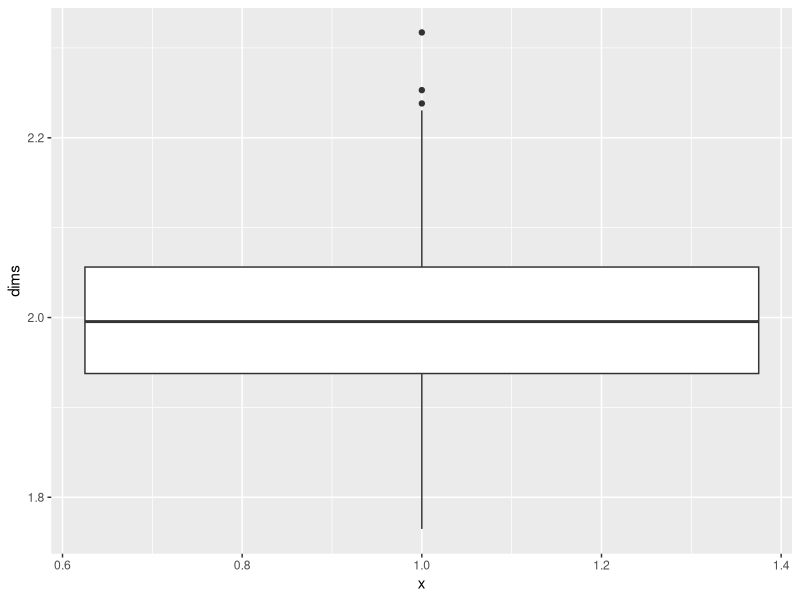
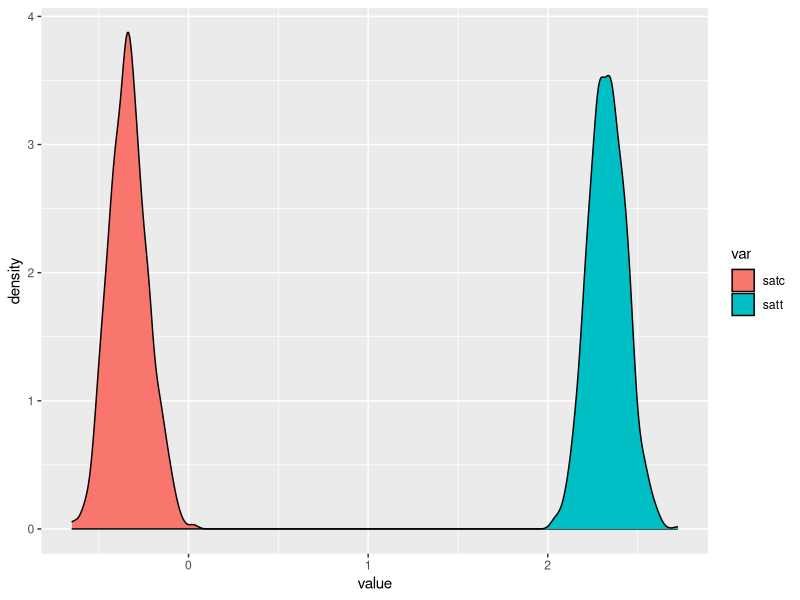
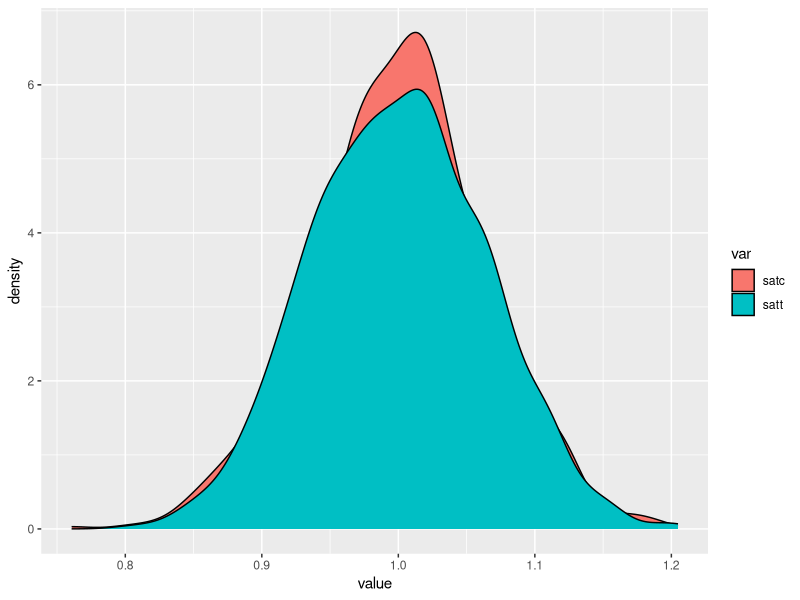
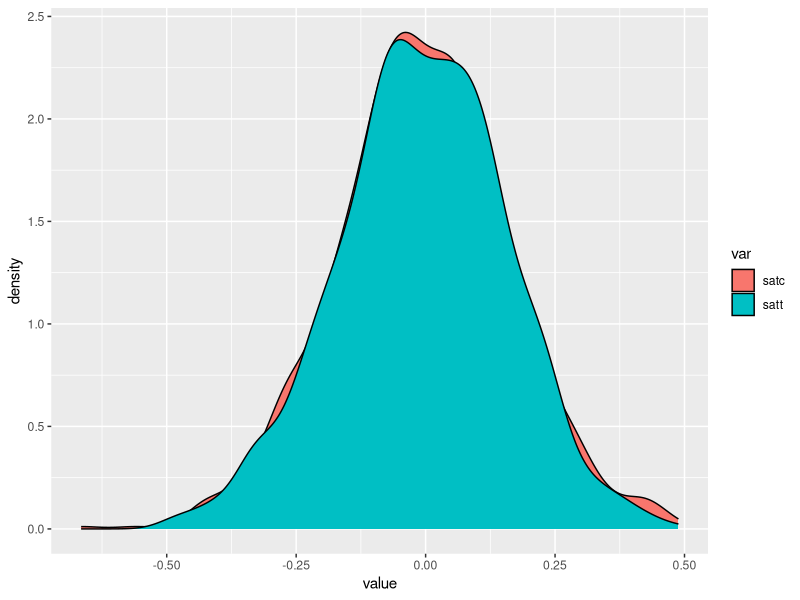
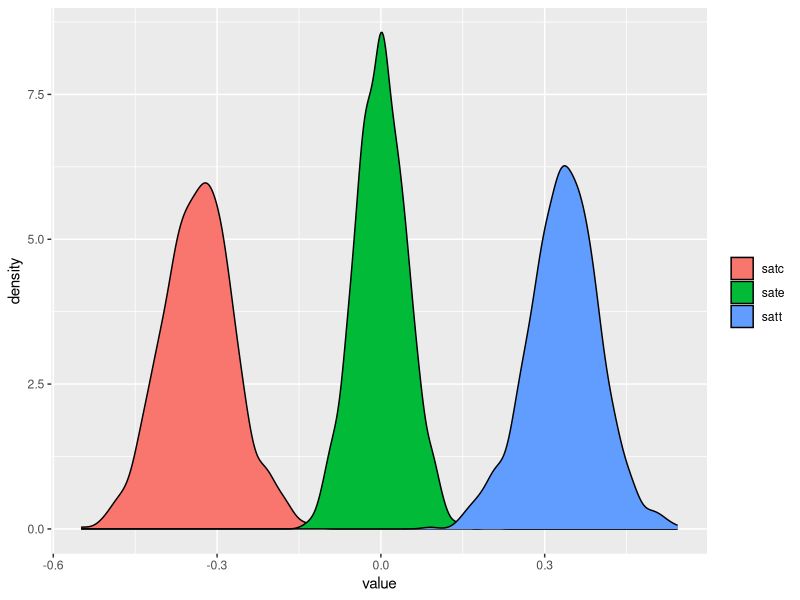
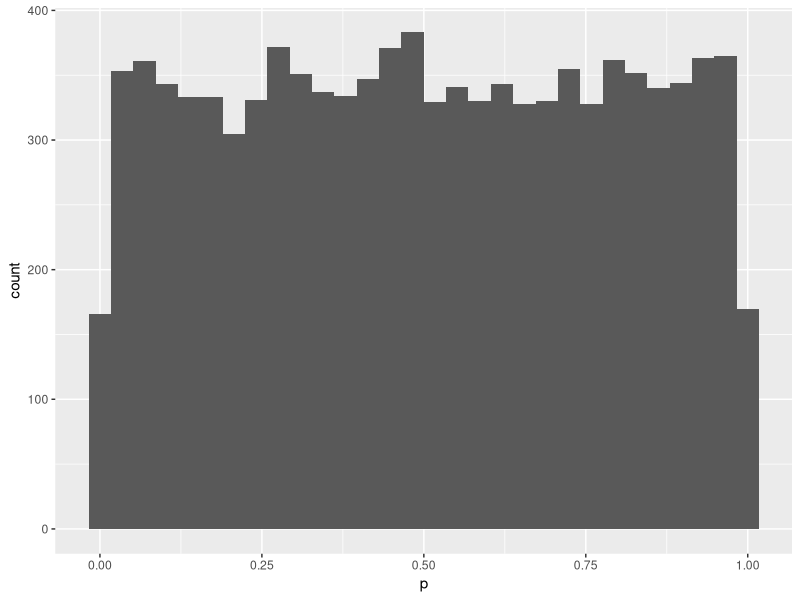

Recreate these plots in R, in order.
## ---- chunk 1
library(tidyverse)
## ---- chunk 2
dgp_p2 <- function(n) {
  tibble(
    x = runif(n, 0, 1),
    d = rbinom(n, 1, 0.25 + 0.5*x),
    y_0 = rnorm(n, 0, 2*x^2 + 1),
    y_1 = rnorm(n, 2, 1)
  )
}

dims <- c()
for(i in 1:1000) {
  data <- dgp_p2(1000)
  dim <- data %>% 
    mutate(y = case_when(
      d == 1 ~ y_1,
      d == 0 ~ y_0
    )) %>% 
    group_by(d) %>% 
    summarise(each = mean(y))
  
  dims <- c(dims, dim$each[2] - dim$each[1])
}

tibble(
  x = dims
) %>% 
  ggplot(aes(x = 1, y = dims)) +
  geom_boxplot()



## ---- chunk 3
# helper function to run the simulation in each part
run_sim <- function(n, .f) {
  
  # .f will be the DGP function for each part
  .f = as_mapper(.f)
  res <- data.frame()
  
  # for 1000 iterations generate data using the dgp
  # then calculate the satc, satt, and sate and output the results
  for(i in 1:1000) {
    data <- .f(1000)
    satc <- data %>% 
      filter(d == 0) %>% 
      summarise(satc = mean(Y_1 - Y_0)) %>% 
      pull()

    satt <- data %>% 
      filter(d == 1) %>% 
      summarise(satt = mean(Y_1 - Y_0)) %>% 
      pull()
    
    sate <- data %>% 
      summarise(sate = mean(Y_1 - Y_0)) %>% 
      pull()
  
    res <- rbind(res, tibble(satc = satc, satt = satt, sate = sate))
  }
  
  res <- res %>% 
    pivot_longer(cols = 1:3, names_to = "var", values_to = "value")
  
  return(res)
  
}
## ---- chunk 4
dgp_a <- function(n) {
  tibble(
    x = runif(n, -1, 1),
    d = rbinom(n , 1, 0.5 + 0.5*x),
    Y_0 = x + rnorm(n, 0, 1),
    Y_1 = 1 + 5*x + rnorm(n, 0 , 1) 
  )
}

a_res <- run_sim(1000, dgp_a)

a_res %>% 
  filter(var != "sate") %>% 
  ggplot(aes(x = value, fill = var)) +
    geom_density()

## ---- chunk 5
dgp_b <- function(n) {
  tibble(
    x = runif(n, -1, 1),
    d = rbinom(n , 1, 0.5 + 0.5*x),
    Y_0 = x + rnorm(n, 0, 1),
    Y_1 = 1 + x + rnorm(n, 0 , 1) 
  )
}


b_res <- run_sim(1000, dgp_b)

b_res %>% 
  filter(var != "sate") %>% 
  ggplot(aes(x = value, fill = var)) +
    geom_density()

## ---- chunk 6
dgp_c <- function(n) {
  tibble(
    x = runif(n, -1, 1),
    d = rbinom(n , 1, 0.5),
    Y_0 = 1 - x + rnorm(n, 0, 1),
    Y_1 = 1 + 5*x + rnorm(n, 0 , 1) 
  )
}


c_res <- run_sim(1000, dgp_c)

c_res %>% 
  filter(var != "sate") %>% 
  ggplot(aes(x = value, fill = var)) +
    geom_density()

## ---- chunk 7
dgp_f <- function(n) {
  x <- runif(n, -1, 1)
  d <- rbinom(n , 1, 0.5 + 0.5*x)
  Y_0 = x  + rnorm(n, 0, 1)
  Y_1 = 2*x + rnorm(n, 0 , 1) 
  tibble(
    x = x,
    d = d,
    Y_0 = Y_0,
    Y_1 = Y_1
  )
}

f_res <- run_sim(1000, dgp_f)

f_res %>% 
  ggplot(aes(x = value, fill = var)) +
  geom_density() +
  labs(
    fill = ""
  )
## ---- chunk 8
tibble(
  x = runif(10000, -1, 1),
  p = 0.5 + 0.5*x
) %>% 
  ggplot(aes(x = p)) +
  geom_histogram()
